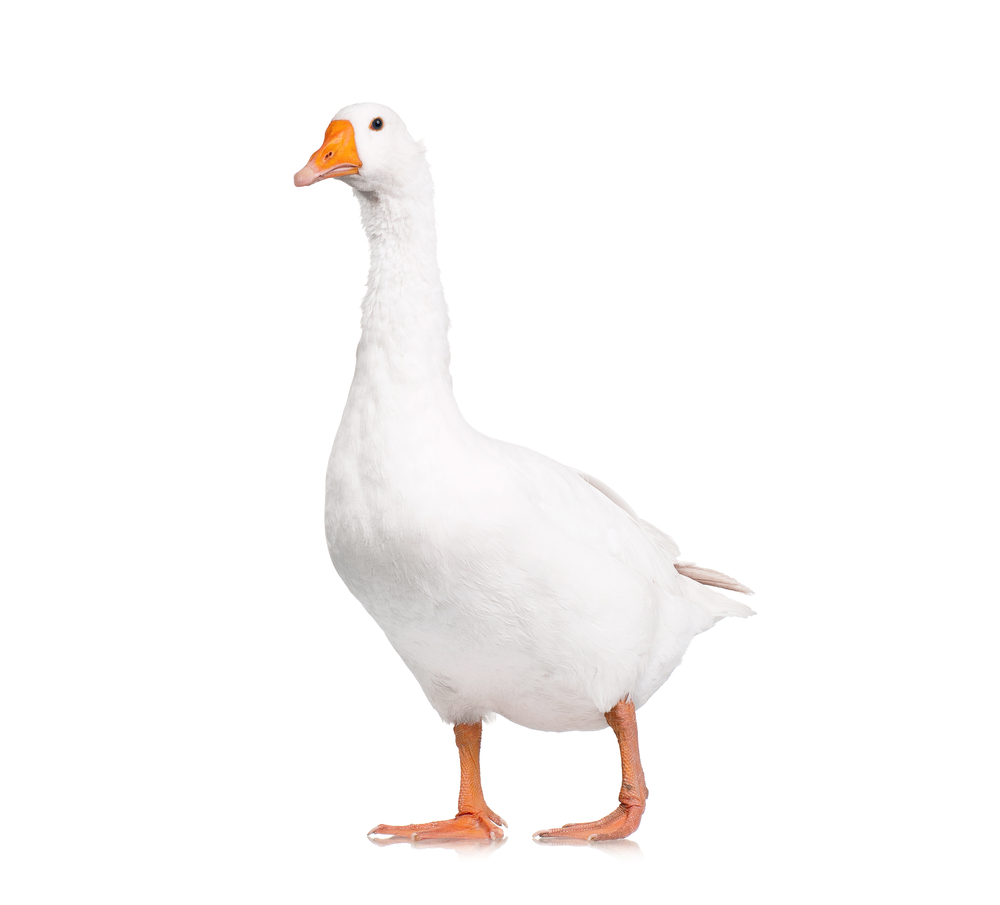
#> input picture Computer-Generated-Hologram/Images/goose.jpg, 1000 x 905 px, found by its file name
$ python rk_kinoform.py
#> lines starting #> are read from the running program, lines starting #| are printed output that depends on the picture
#> further down, img is the input picture: PIL image 1000x905 RGB; mean R, G, B 251.4, 249.9, 249.3
import numpy as np
from PIL import Image
import matplotlib.pyplot as plt

class Kinoform:

    def __init__(self):
        self.pix = 0.0064
        self.lambda_ = 0.532e-3
        self.d = 1200

    def padding(self, g):
        H, W = g.shape
#> H = 905; W = 1000
        m = max(H,W)
#> m = 1000
        a = int(np.log2(m)+2)
#> a = 11
        A = 2**a
#> A = 2048
        t = np.zeros((A,A))
        t[int(A/2-H/2) : int(A/2+H/2), int(A/2-W/2) : int(A/2+W/2)] = g[:,:]
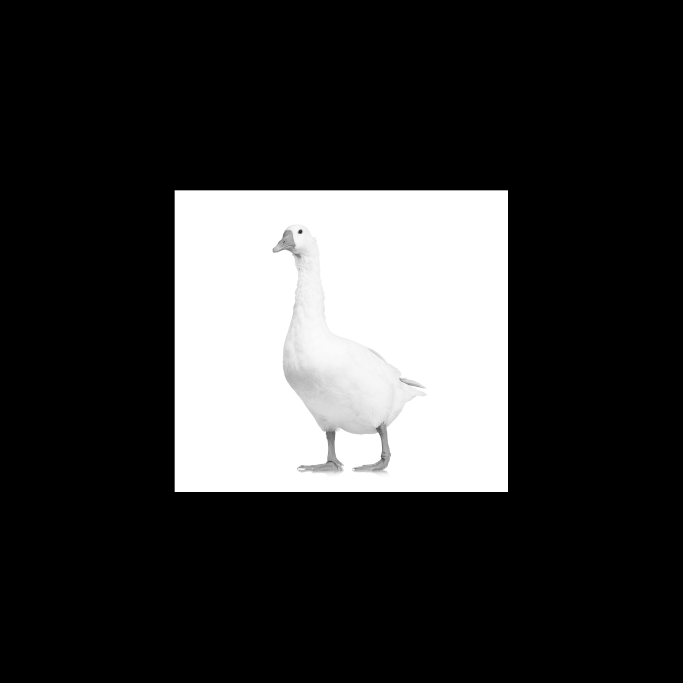
#> t: shape (2048, 2048) float64 (shown at 1/3 size); min 0, max 255, mean 54
        t = t/np.max(t)
        return t

    def fresnel_object_to_slm(self, g):
        H, W = g.shape
#> H = 2048; W = 2048

        # kinoform : SLH으로 위상 변화시키는거라 픽셀크기 픽스시켜주는거
        Lx = H * self.pix
#> Lx = 13.11
        Ly = W * self.pix
#> Ly = 13.11
        dx = self.pix
        dy = self.pix
        x = dx * np.array(range(-int(H/2), +int(H/2)))
#> x = 2048 values from -6.55 to 6.55
        y = dy * np.array(range(-int(W/2), +int(W/2)))
#> y = 2048 values from -6.55 to 6.55
        Y, X = np.meshgrid(y, x)

        Lx0 = self.lambda_ * self.d / dx
        Ly0 = self.lambda_ * self.d / dy
        dxs = Lx0 / H
        dys = Ly0 / W
        xs = dxs * np.array(range(-int(H/2),+int(H/2)))
        ys = dys * np.array(range(-int(W/2),+int(W/2)))
        Ys, Xs = np.meshgrid(ys, xs)

        # random noise
        g = g * 2 * np.pi * np.random.rand(H, W)
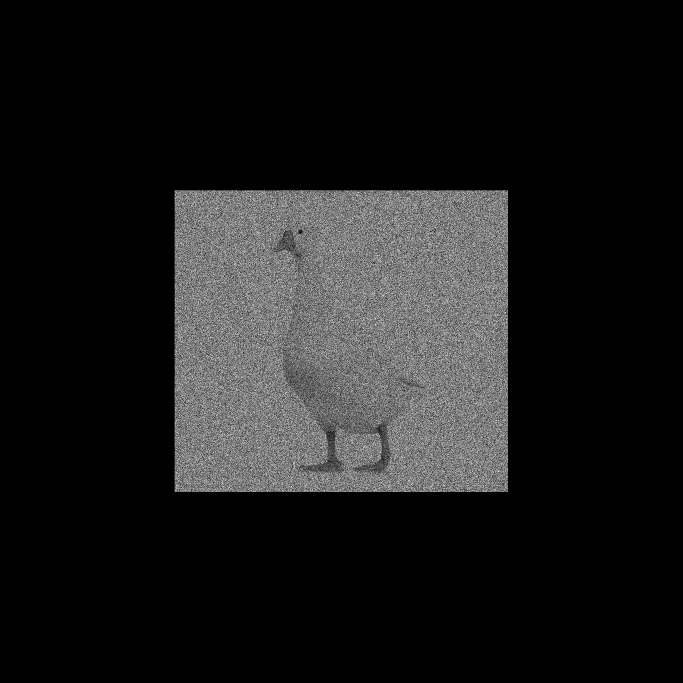
#> g: shape (2048, 2048) float64 (shown at 1/3 size); min 0, max 6.28, mean 0.665; drawn with min black and max white

        g = g * np.exp(1j * np.pi / self.lambda_ / self.d * (Xs**2 + Ys**2))

        g = np.fft.fftshift(g)
        g = np.fft.fft2(g)
        g = np.fft.fftshift(g)

        g = g * (1 / 1j / self.lambda_ / self.d) * np.exp(1j * 2 * np.pi * self.d / self.lambda_) \
            * np.exp(1j * np.pi / self.lambda_ / self.d * (X**2 +Y**2))

        # regularization
        # g = g / np.max(np.abs(g))
        return g

    def kinoform(self, g):
        return np.angle(g)
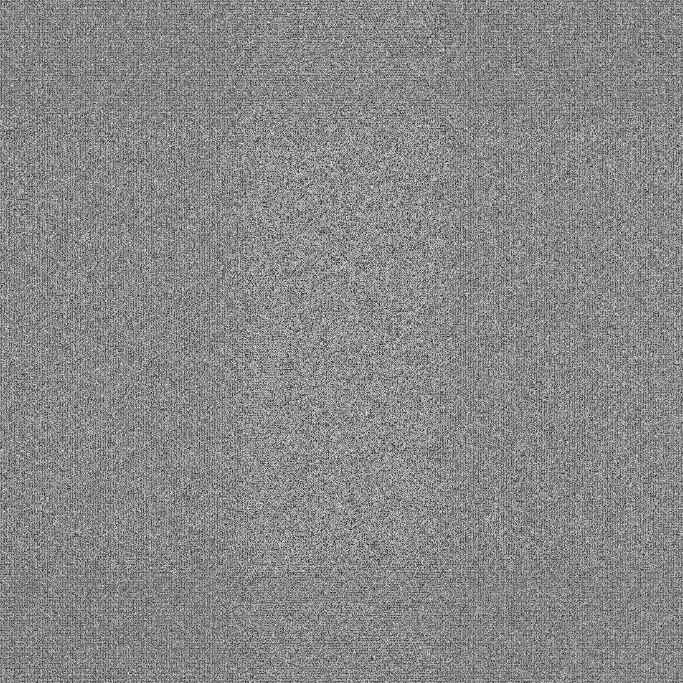
#> returned value: shape (2048, 2048) float64 (shown at 1/3 size); min -3.14, max 3.14, mean 0.219; drawn with min black and max white

    def reconstruct(self, kino):
        U0 = np.cos(kino - np.pi) + 1j * np.sin(kino - np.pi)

        H, W = kino.shape
        # kinoform : SLH으로 위상 변화시키는거라 픽셀크기 픽스시켜주는거
        Lx = H * self.pix
        Ly = W * self.pix
        dx = self.pix
        dy = self.pix
        x = dx * np.array(range(-int(H/2), +int(H/2)))
        y = dy * np.array(range(-int(W/2), +int(W/2)))
        Y, X = np.meshgrid(y, x)

        Lx0 = self.lambda_ * self.d / dx
        Ly0 = self.lambda_ * self.d / dy
        dxs = Lx0 / H
        dys = Ly0 / W
        xs = dxs * np.array(range(-int(H/2),+int(H/2)))
        ys = dys * np.array(range(-int(W/2),+int(W/2)))
        Ys, Xs = np.meshgrid(ys, xs)

        U0 = U0 * np.exp(-1j * np.pi / self.lambda_ / self.d * (X**2 + Y**2))

        U0 = np.fft.ifft2(U0)
        U0 = np.fft.ifftshift(U0)

        U0 = U0 * (-1 / 1j / self.lambda_ / self.d) * np.exp(-1j * 2 * np.pi / self.lambda_ / self.d) \
                * np.exp(-1j * np.pi / self.lambda_ / self.d * (Xs**2 + Ys**2))

        return U0

if __name__ == '__main__':
    img_path = "C:\Lab\CGH\Computer-Generated-Hologram\Images\goose.jpg"

    img = Image.open(img_path)
    img = img.convert('L')
    g = np.array(img)

    k = Kinoform()
    g = k.padding(g)
    g = k.fresnel_object_to_slm(g)
    kino = k.kinoform(g)

    g = k.reconstruct(kino)
    g = g / np.max(g) * 255


    plt.figure(1)
    plt.imshow(kino, 'gray')
    plt.title('kinoform')

    plt.figure(2)
    plt.imshow(np.abs(g), 'gray')
    plt.title('reconstructed image')

    plt.show()
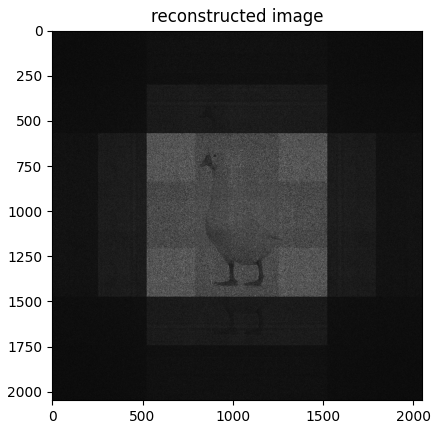
#> figure drawn by matplotlib, 1 panel
